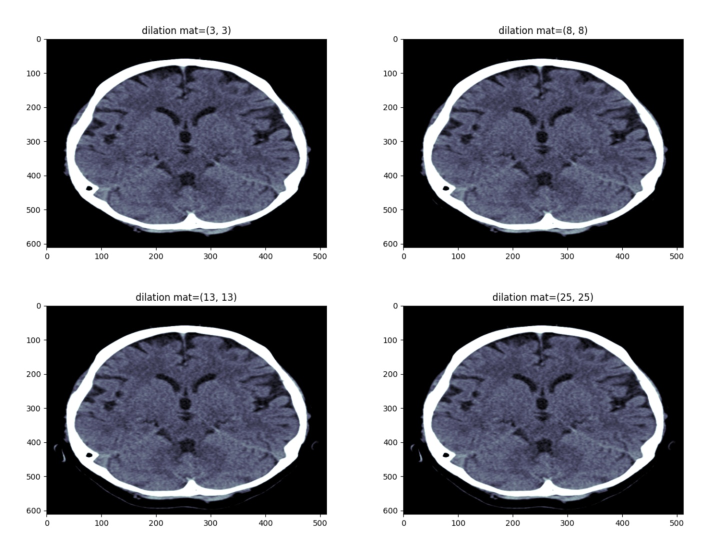
#> input picture Images/Preprocessing/Dilation/dilation_collage_1.jpg, 1440 x 1080 px (shown at 1/2 size); its folder holds only this picture in this run
$ python -i dicomProcessing_helpingFunctions.py   (imports and definitions only)
#> lines starting #> are read from the running program, lines starting #| are printed output that depends on the picture; after the words box and inside, x2 and y2 are one past the last pixel; in counts of white or black regions, pixels touching at a corner belong together
import os
import pydicom as pdcm
import numpy as np
import scipy as sp
import matplotlib.pyplot as plt
import skimage
import cv2


# [79 lines left out: functions normalize, transform_to_hu, filter_data, not called in this run]


def clear_data(data, dil_mat=(10, 10), show_diff=False):
    """
    Function filters out noise in scan, it sets all
    pixels > 100 (bone) to 100 and all
    pixels < 0 (background) to value 0
    (original scan max value is approx. 1000 and min value -1000)

    :param data: CT scan data array in HU
    :param show_diff: True/False (debug parameter) - if true result is shown
    :return: clean (without noise) data
    """
    org_scan = data.copy()

    # Set pixel values range from 0 to 100
    data[data > 100] = 100
    data[data < 0] = 0

    segmentation = skimage.morphology.dilation(data, np.ones(dil_mat))

    labels, label_nb = sp.ndimage.label(segmentation)
    label_count = np.bincount(labels.ravel().astype(int))
    label_count[0] = 0

    mask = labels == label_count.argmax()
    mask = skimage.morphology.dilation(mask, np.ones(dil_mat))
    mask = sp.ndimage.morphology.binary_fill_holes(mask)
    mask = skimage.morphology.dilation(mask, np.ones(dil_mat))

    data = cv2.erode(data, np.ones((4, 4)))

    if show_diff:
        fig, ax = plt.subplots(1, 2, figsize=[8, 8])
        ax[0].set_title('Noisy scan')
        ax[0].imshow(org_scan, aspect='auto', cmap=plt.cm.bone)

        ax[1].set_title('Clean scan')
        ax[1].imshow(mask * data, aspect='auto', cmap=plt.cm.bone)
        plt.show(block=True)
    return mask * data


# [261 lines left out: functions mirror_scan, resize_scan, move_to_center, allowed_types, rotate_to_center, uniform_depth and 3 more, not called in this run]


>>> import cv2
>>> picture = cv2.imread('../../Images/Preprocessing/Dilation/dilation_collage_1.jpg', cv2.IMREAD_GRAYSCALE)
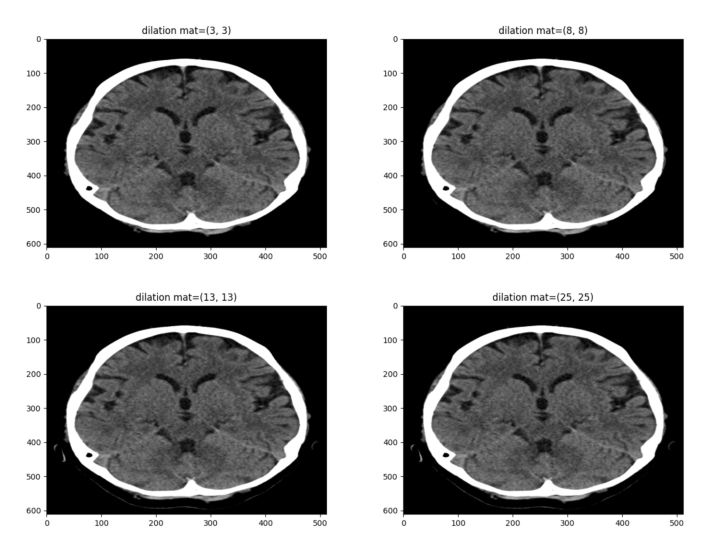
#> picture: shape (1080, 1440) (shown at 1/2 size); min 0, max 255, mean 137.7
>>> result = clear_data(picture)
#> in clear_data, `data[data > 100] = 100`:
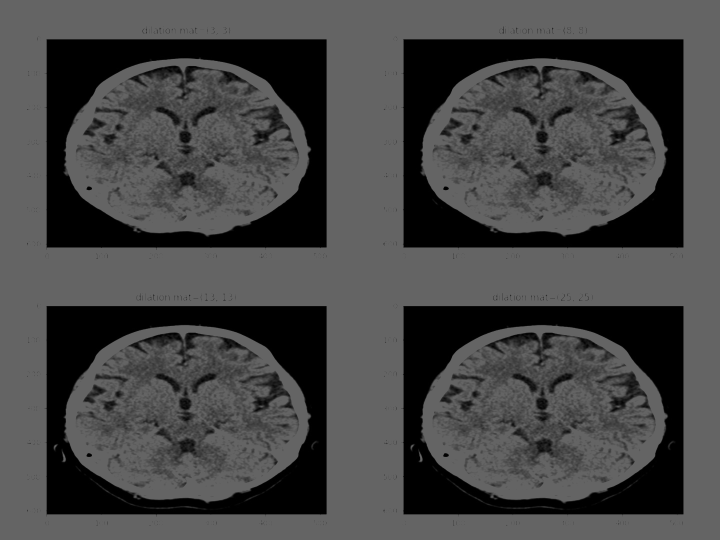
#> data: shape (1080, 1440) (shown at 1/2 size); min 0, max 100, mean 68.9
#> in clear_data, `segmentation = skimage.morphology.dilation(data, np.ones(dil_mat))`:
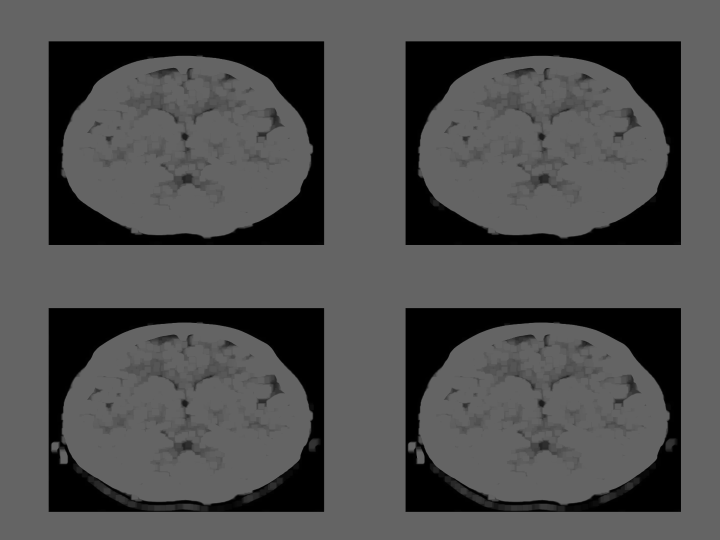
#> segmentation: shape (1080, 1440) (shown at 1/2 size); min 0, max 100, mean 78.3
#> in clear_data, `labels, label_nb = sp.ndimage.label(segmentation)`:
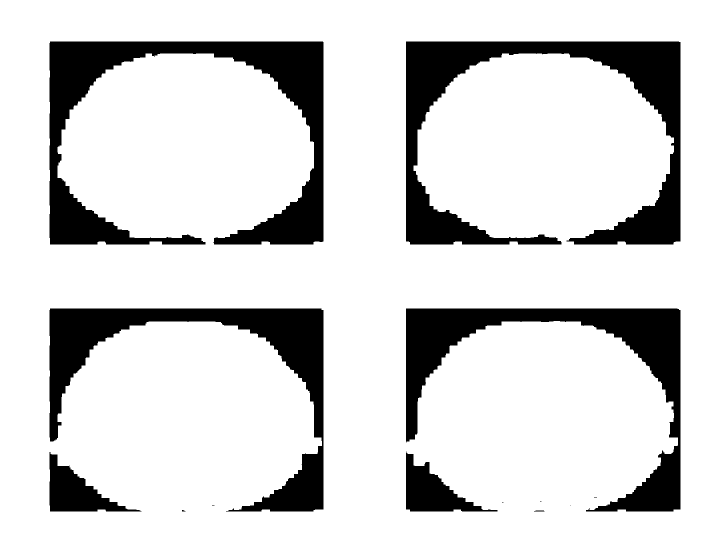
#> labels: shape (1080, 1440) int32 (shown at 1/2 size); values 0 (black) and 1 (white), 82.9% white; 13 black regions (6 under 20 px), largest, box (x1, y1, x2, y2) and area: (99, 83, 647, 489) 71105, (812, 83, 1361, 489) 70754, (812, 617, 1361, 1023) 53575
#> in clear_data, `labels, label_nb = sp.ndimage.label(segmentation)`: label_nb = 1
#> in clear_data, `label_count = np.bincount(labels.ravel().astype(int))`: label_count = [266309, 1288891]
#> in clear_data, `mask = skimage.morphology.dilation(mask, np.ones(dil_mat))`:
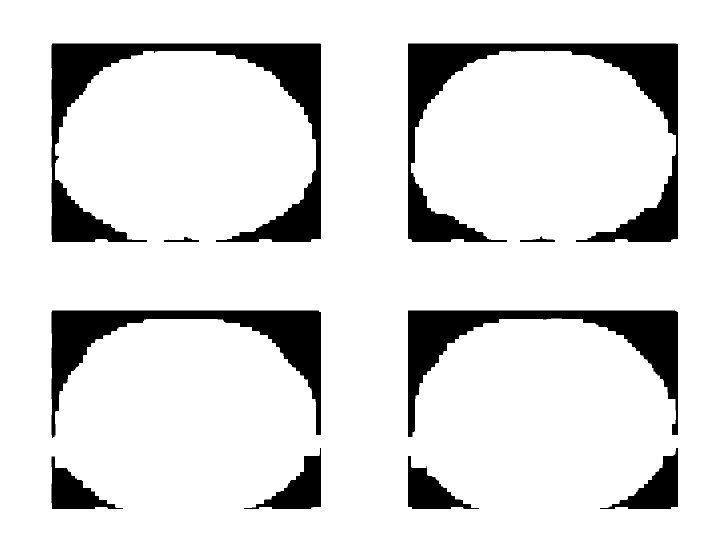
#> mask: shape (1080, 1440) bool (shown at 1/2 size); 86.9% white; 10 black regions, largest, box (x1, y1, x2, y2) and area: (103, 87, 642, 484) 54030, (816, 87, 1356, 484) 53613, (816, 621, 1356, 874) 34012
#> in clear_data, `mask = sp.ndimage.morphology.binary_fill_holes(mask)`: mask: shape (1080, 1440) bool; every value is 1
#> in clear_data, `data = cv2.erode(data, np.ones((4, 4)))`:
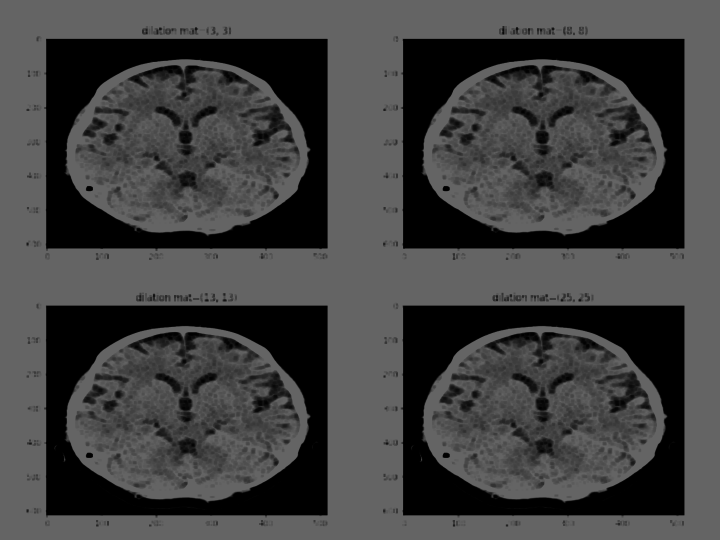
#> data: shape (1080, 1440) (shown at 1/2 size); min 0, max 100, mean 64.3
